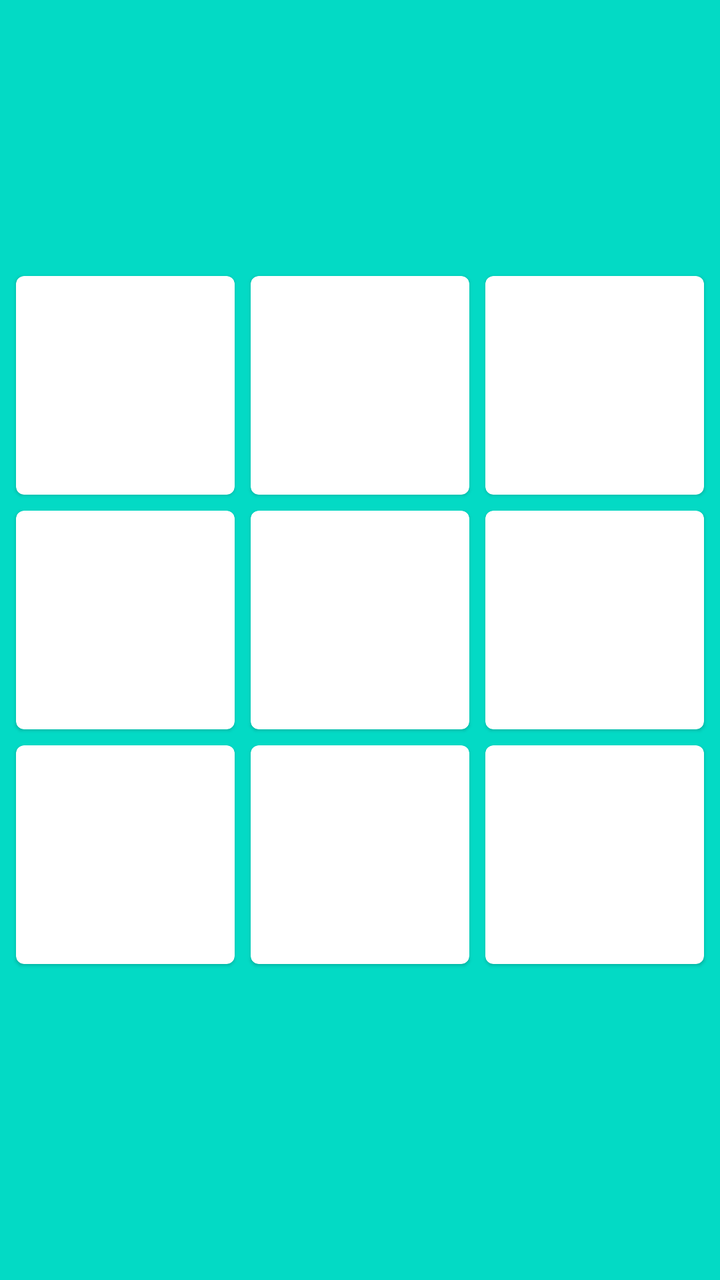
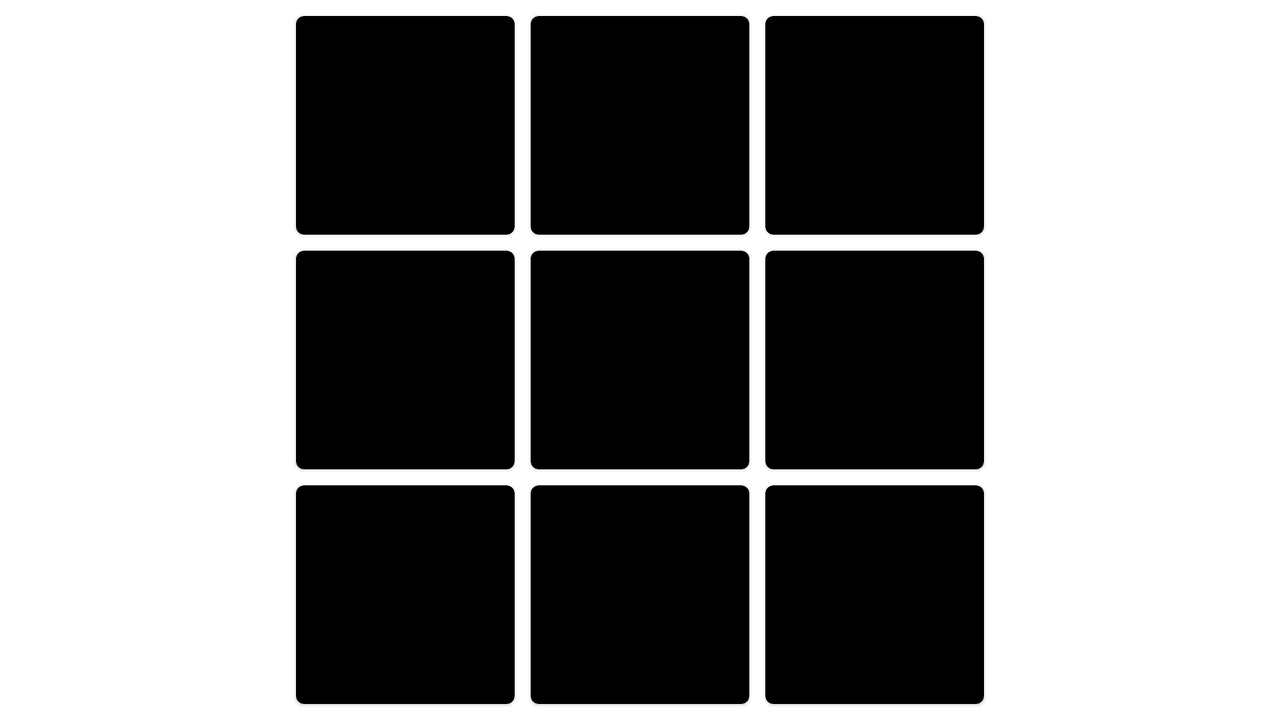

First picture: res/layout/ on a phone held upright. Second picture: the repository's own variant of that layout, on a device whose configuration matches the variant's folder. Source for both follows.
<!-- AndroidManifest.xml: application theme Theme.TicTacToe -->
<!-- res/layout/fragment_game.xml -->
<?xml version="1.0" encoding="utf-8"?>
<androidx.constraintlayout.widget.ConstraintLayout xmlns:android="http://schemas.android.com/apk/res/android"
    xmlns:app="http://schemas.android.com/apk/res-auto"
    xmlns:tools="http://schemas.android.com/tools"
    android:layout_width="match_parent"
    android:layout_height="match_parent"
    android:background="?attr/colorSecondary"
    tools:context=".game.GameFragment">

    <com.google.android.material.card.MaterialCardView
        android:id="@+id/square00"
        android:layout_width="0dp"
        android:layout_height="0dp"
        android:layout_marginStart="8dp"
        android:layout_marginEnd="4dp"
        app:layout_constraintDimensionRatio="1:1"
        app:layout_constraintEnd_toStartOf="@+id/square01"
        app:layout_constraintHorizontal_bias="0.5"
        app:layout_constraintStart_toStartOf="parent"
        app:layout_constraintTop_toTopOf="@+id/square01">

        <ImageView
            android:id="@+id/iv_square00"
            android:layout_width="match_parent"
            android:layout_height="match_parent"
            tools:src="@drawable/ic_circle" />

    </com.google.android.material.card.MaterialCardView>

    <com.google.android.material.card.MaterialCardView
        android:id="@+id/square01"
        android:layout_width="0dp"
        android:layout_height="0dp"
        android:layout_marginStart="4dp"
        android:layout_marginEnd="4dp"
        android:background="?attr/colorSurface"
        app:layout_constraintBottom_toBottomOf="parent"
        app:layout_constraintDimensionRatio="1:1"
        app:layout_constraintEnd_toStartOf="@+id/square02"
        app:layout_constraintHorizontal_bias="0.5"
        app:layout_constraintStart_toEndOf="@+id/square00"
        app:layout_constraintTop_toTopOf="parent"
        app:layout_constraintVertical_bias="0.26" >

        <ImageView
            android:id="@+id/iv_square01"
            android:layout_width="match_parent"
            android:layout_height="match_parent"
            tools:src="@drawable/ic_circle" />

    </com.google.android.material.card.MaterialCardView>

    <com.google.android.material.card.MaterialCardView
        android:id="@+id/square02"
        android:layout_width="0dp"
        android:layout_height="0dp"
        android:layout_marginStart="4dp"
        android:layout_marginEnd="8dp"
        android:background="?attr/colorSurface"
        app:layout_constraintDimensionRatio="1:1"
        app:layout_constraintEnd_toEndOf="parent"
        app:layout_constraintHorizontal_bias="0.5"
        app:layout_constraintStart_toEndOf="@+id/square01"
        app:layout_constraintTop_toTopOf="@+id/square01" >

        <ImageView
            android:id="@+id/iv_square02"
            android:layout_width="match_parent"
            android:layout_height="match_parent"
            tools:src="@drawable/ic_circle" />

    </com.google.android.material.card.MaterialCardView>

    <com.google.android.material.card.MaterialCardView
        android:id="@+id/square10"
        android:layout_width="0dp"
        android:layout_height="0dp"
        android:layout_marginStart="8dp"
        android:layout_marginEnd="4dp"
        android:background="?attr/colorSurface"
        app:layout_constraintDimensionRatio="1:1"
        app:layout_constraintEnd_toStartOf="@+id/square11"
        app:layout_constraintHorizontal_bias="0.5"
        app:layout_constraintStart_toStartOf="parent"
        app:layout_constraintTop_toTopOf="@+id/square11" >

        <ImageView
            android:id="@+id/iv_square10"
            android:layout_width="match_parent"
            android:layout_height="match_parent"
            tools:src="@drawable/ic_circle" />

    </com.google.android.material.card.MaterialCardView>

    <com.google.android.material.card.MaterialCardView
        android:id="@+id/square11"
        android:layout_width="0dp"
        android:layout_height="0dp"
        android:layout_marginStart="4dp"
        android:layout_marginTop="8dp"
        android:layout_marginEnd="4dp"
        android:background="?attr/colorSurface"
        app:layout_constraintDimensionRatio="1:1"
        app:layout_constraintEnd_toStartOf="@+id/square12"
        app:layout_constraintHorizontal_bias="0.5"
        app:layout_constraintStart_toEndOf="@+id/square10"
        app:layout_constraintTop_toBottomOf="@+id/square01" >

        <ImageView
            android:id="@+id/iv_square11"
            android:layout_width="match_parent"
            android:layout_height="match_parent"
            tools:src="@drawable/ic_circle" />

    </com.google.android.material.card.MaterialCardView>

    <com.google.android.material.card.MaterialCardView
        android:id="@+id/square12"
        android:layout_width="0dp"
        android:layout_height="0dp"
        android:layout_marginStart="4dp"
        android:layout_marginEnd="8dp"
        android:background="?attr/colorSurface"
        app:layout_constraintDimensionRatio="1:1"
        app:layout_constraintEnd_toEndOf="parent"
        app:layout_constraintHorizontal_bias="0.5"
        app:layout_constraintStart_toEndOf="@+id/square11"
        app:layout_constraintTop_toTopOf="@+id/square11" >

        <ImageView
            android:id="@+id/iv_square12"
            android:layout_width="match_parent"
            android:layout_height="match_parent"
            tools:src="@drawable/ic_circle" />

    </com.google.android.material.card.MaterialCardView>

    <com.google.android.material.card.MaterialCardView
        android:id="@+id/square20"
        android:layout_width="0dp"
        android:layout_height="0dp"
        android:layout_marginStart="8dp"
        android:layout_marginEnd="4dp"
        android:background="?attr/colorSurface"
        app:layout_constraintDimensionRatio="1:1"
        app:layout_constraintEnd_toStartOf="@+id/square21"
        app:layout_constraintHorizontal_bias="0.5"
        app:layout_constraintStart_toStartOf="parent"
        app:layout_constraintTop_toTopOf="@+id/square21" >

        <ImageView
            android:id="@+id/iv_square20"
            android:layout_width="match_parent"
            android:layout_height="match_parent"
            tools:background="@drawable/ic_circle" />

    </com.google.android.material.card.MaterialCardView>

    <com.google.android.material.card.MaterialCardView
        android:id="@+id/square21"
        android:layout_width="0dp"
        android:layout_height="0dp"
        android:layout_marginStart="4dp"
        android:layout_marginTop="8dp"
        android:layout_marginEnd="4dp"
        android:background="?attr/colorSurface"
        app:layout_constraintDimensionRatio="1:1"
        app:layout_constraintEnd_toStartOf="@+id/square22"
        app:layout_constraintHorizontal_bias="0.5"
        app:layout_constraintStart_toEndOf="@+id/square20"
        app:layout_constraintTop_toBottomOf="@+id/square11" >

        <ImageView
            android:id="@+id/iv_square21"
            android:layout_width="match_parent"
            android:layout_height="match_parent"
            tools:src="@drawable/ic_circle" />

    </com.google.android.material.card.MaterialCardView>

    <com.google.android.material.card.MaterialCardView
        android:id="@+id/square22"
        android:layout_width="0dp"
        android:layout_height="0dp"
        android:layout_marginStart="4dp"
        android:layout_marginEnd="8dp"
        android:background="?attr/colorSurface"
        app:layout_constraintDimensionRatio="1:1"
        app:layout_constraintEnd_toEndOf="parent"
        app:layout_constraintHorizontal_bias="0.5"
        app:layout_constraintStart_toEndOf="@+id/square21"
        app:layout_constraintTop_toTopOf="@+id/square21" >

        <ImageView
            android:id="@+id/iv_square22"
            android:layout_width="match_parent"
            android:layout_height="match_parent"
            tools:src="@drawable/ic_circle" />

    </com.google.android.material.card.MaterialCardView>


</androidx.constraintlayout.widget.ConstraintLayout>
<!-- resources referenced by this layout -->
<resources>
  <style name="Theme.TicTacToe" parent="Theme.MaterialComponents.DayNight.NoActionBar">
          
          <item name="colorPrimary">@color/gray</item>
          <item name="colorPrimaryVariant">@color/dark_gray</item>
          <item name="colorOnPrimary">@color/white</item>
          
          <item name="colorSecondary">@color/teal_200</item>
          <item name="colorSecondaryVariant">@color/teal_700</item>
          <item name="colorOnSecondary">@color/black</item>
          
          <item name="android:statusBarColor" tools:targetApi="l">?attr/colorPrimaryVariant</item>
          
      </style>
  <color name="gray">#607D8B</color>
  <color name="dark_gray">#455A64</color>
  <color name="white">#FFFFFFFF</color>
  <color name="teal_200">#FF03DAC5</color>
  <color name="teal_700">#FF018786</color>
  <color name="black">#FF000000</color>
</resources>
<!-- res/layout-land/fragment_game.xml (the repository's variant of the layout above) -->
<!-- drawn on the phone turned sideways -->
<?xml version="1.0" encoding="utf-8"?>
<androidx.constraintlayout.widget.ConstraintLayout xmlns:android="http://schemas.android.com/apk/res/android"
    xmlns:app="http://schemas.android.com/apk/res-auto"
    xmlns:tools="http://schemas.android.com/tools"
    android:layout_width="match_parent"
    android:layout_height="match_parent">

    <com.google.android.material.card.MaterialCardView
        android:id="@+id/square00"
        android:layout_width="0dp"
        android:layout_height="0dp"
        android:layout_marginStart="8dp"
        android:layout_marginEnd="4dp"
        app:cardBackgroundColor="?attr/colorOnSurface"
        app:layout_constraintDimensionRatio="1:1"
        app:layout_constraintEnd_toStartOf="@+id/square01"
        app:layout_constraintHorizontal_chainStyle="packed"
        app:layout_constraintStart_toStartOf="parent"
        app:layout_constraintTop_toTopOf="@+id/square01">

        <ImageView
            android:id="@+id/iv_square00"
            android:layout_width="match_parent"
            android:layout_height="match_parent"
            app:tint="?attr/colorSurface"
            tools:src="@drawable/ic_circle" />

    </com.google.android.material.card.MaterialCardView>

    <com.google.android.material.card.MaterialCardView
        android:id="@+id/square01"
        android:layout_width="0dp"
        android:layout_height="0dp"
        android:layout_marginStart="4dp"
        android:layout_marginTop="8dp"
        android:layout_marginEnd="4dp"
        app:cardBackgroundColor="?attr/colorOnSurface"
        app:layout_constraintBottom_toTopOf="@+id/square11"
        app:layout_constraintDimensionRatio="1:1"
        app:layout_constraintEnd_toStartOf="@+id/square02"
        app:layout_constraintHorizontal_bias="0.5"
        app:layout_constraintStart_toEndOf="@+id/square00"
        app:layout_constraintTop_toTopOf="parent"
        app:layout_constraintVertical_bias="0.26">

        <ImageView
            android:id="@+id/iv_square01"
            android:layout_width="match_parent"
            android:layout_height="match_parent"
            app:tint="?attr/colorSurface"
            tools:src="@drawable/ic_circle" />

    </com.google.android.material.card.MaterialCardView>

    <com.google.android.material.card.MaterialCardView
        android:id="@+id/square02"
        android:layout_width="0dp"
        android:layout_height="0dp"
        android:layout_marginStart="4dp"
        android:layout_marginEnd="8dp"
        app:cardBackgroundColor="?attr/colorOnSurface"
        app:layout_constraintDimensionRatio="1:1"
        app:layout_constraintEnd_toEndOf="parent"
        app:layout_constraintHorizontal_bias="0.5"
        app:layout_constraintStart_toEndOf="@+id/square01"
        app:layout_constraintTop_toTopOf="@+id/square01">

        <ImageView
            android:id="@+id/iv_square02"
            android:layout_width="match_parent"
            android:layout_height="match_parent"
            app:tint="?attr/colorSurface"
            tools:src="@drawable/ic_circle" />

    </com.google.android.material.card.MaterialCardView>

    <com.google.android.material.card.MaterialCardView
        android:id="@+id/square10"
        android:layout_width="0dp"
        android:layout_height="0dp"
        android:layout_marginStart="8dp"
        android:layout_marginEnd="4dp"
        app:cardBackgroundColor="?attr/colorOnSurface"
        app:layout_constraintDimensionRatio="1:1"
        app:layout_constraintEnd_toStartOf="@+id/square11"
        app:layout_constraintHorizontal_bias="0.5"
        app:layout_constraintHorizontal_chainStyle="packed"
        app:layout_constraintStart_toStartOf="parent"
        app:layout_constraintTop_toTopOf="@+id/square11">

        <ImageView
            android:id="@+id/iv_square10"
            android:layout_width="match_parent"
            android:layout_height="match_parent"
            app:tint="?attr/colorSurface"
            tools:src="@drawable/ic_circle" />

    </com.google.android.material.card.MaterialCardView>

    <com.google.android.material.card.MaterialCardView
        android:id="@+id/square11"
        android:layout_width="0dp"
        android:layout_height="0dp"
        android:layout_marginStart="4dp"
        android:layout_marginTop="8dp"
        android:layout_marginEnd="4dp"
        app:cardBackgroundColor="?attr/colorOnSurface"
        app:layout_constraintBottom_toTopOf="@+id/square21"
        app:layout_constraintDimensionRatio="1:1"
        app:layout_constraintEnd_toStartOf="@+id/square12"
        app:layout_constraintHorizontal_bias="0.5"
        app:layout_constraintStart_toEndOf="@+id/square10"
        app:layout_constraintTop_toBottomOf="@+id/square01">

        <ImageView
            android:id="@+id/iv_square11"
            android:layout_width="match_parent"
            android:layout_height="match_parent"
            app:tint="?attr/colorSurface"
            tools:src="@drawable/ic_circle" />

    </com.google.android.material.card.MaterialCardView>

    <com.google.android.material.card.MaterialCardView
        android:id="@+id/square12"
        android:layout_width="0dp"
        android:layout_height="0dp"
        android:layout_marginStart="4dp"
        android:layout_marginEnd="8dp"
        app:cardBackgroundColor="?attr/colorOnSurface"
        app:layout_constraintDimensionRatio="1:1"
        app:layout_constraintEnd_toEndOf="parent"
        app:layout_constraintHorizontal_bias="0.5"
        app:layout_constraintStart_toEndOf="@+id/square11"
        app:layout_constraintTop_toTopOf="@+id/square11">

        <ImageView
            android:id="@+id/iv_square12"
            android:layout_width="match_parent"
            android:layout_height="match_parent"
            app:tint="?attr/colorSurface"
            tools:src="@drawable/ic_circle" />

    </com.google.android.material.card.MaterialCardView>

    <com.google.android.material.card.MaterialCardView
        android:id="@+id/square20"
        android:layout_width="0dp"
        android:layout_height="0dp"
        android:layout_marginStart="8dp"
        android:layout_marginEnd="4dp"
        app:cardBackgroundColor="?attr/colorOnSurface"
        app:layout_constraintDimensionRatio="1:1"
        app:layout_constraintEnd_toStartOf="@+id/square21"
        app:layout_constraintHorizontal_bias="0.5"
        app:layout_constraintHorizontal_chainStyle="packed"
        app:layout_constraintStart_toStartOf="parent"
        app:layout_constraintTop_toTopOf="@+id/square21">

        <ImageView
            android:id="@+id/iv_square20"
            android:layout_width="match_parent"
            android:layout_height="match_parent"
            app:tint="?attr/colorSurface"
            tools:src="@drawable/ic_circle" />

    </com.google.android.material.card.MaterialCardView>

    <com.google.android.material.card.MaterialCardView
        android:id="@+id/square21"
        android:layout_width="0dp"
        android:layout_height="0dp"
        android:layout_marginStart="4dp"
        android:layout_marginTop="8dp"
        android:layout_marginEnd="4dp"
        android:layout_marginBottom="8dp"
        app:cardBackgroundColor="?attr/colorOnSurface"
        app:layout_constraintBottom_toBottomOf="parent"
        app:layout_constraintDimensionRatio="1:1"
        app:layout_constraintEnd_toStartOf="@+id/square22"
        app:layout_constraintHorizontal_bias="0.5"
        app:layout_constraintStart_toEndOf="@+id/square20"
        app:layout_constraintTop_toBottomOf="@+id/square11">

        <ImageView
            android:id="@+id/iv_square21"
            android:layout_width="match_parent"
            android:layout_height="match_parent"
            app:tint="?attr/colorSurface"
            tools:src="@drawable/ic_circle" />

    </com.google.android.material.card.MaterialCardView>

    <com.google.android.material.card.MaterialCardView
        android:id="@+id/square22"
        android:layout_width="0dp"
        android:layout_height="0dp"
        android:layout_marginStart="4dp"
        android:layout_marginEnd="8dp"
        app:cardBackgroundColor="?attr/colorOnSurface"
        app:layout_constraintDimensionRatio="1:1"
        app:layout_constraintEnd_toEndOf="parent"
        app:layout_constraintHorizontal_bias="0.5"
        app:layout_constraintStart_toEndOf="@+id/square21"
        app:layout_constraintTop_toTopOf="@+id/square21">

        <ImageView
            android:id="@+id/iv_square22"
            android:layout_width="match_parent"
            android:layout_height="match_parent"
            app:tint="?attr/colorSurface"
            tools:src="@drawable/ic_circle" />

    </com.google.android.material.card.MaterialCardView>

</androidx.constraintlayout.widget.ConstraintLayout>
